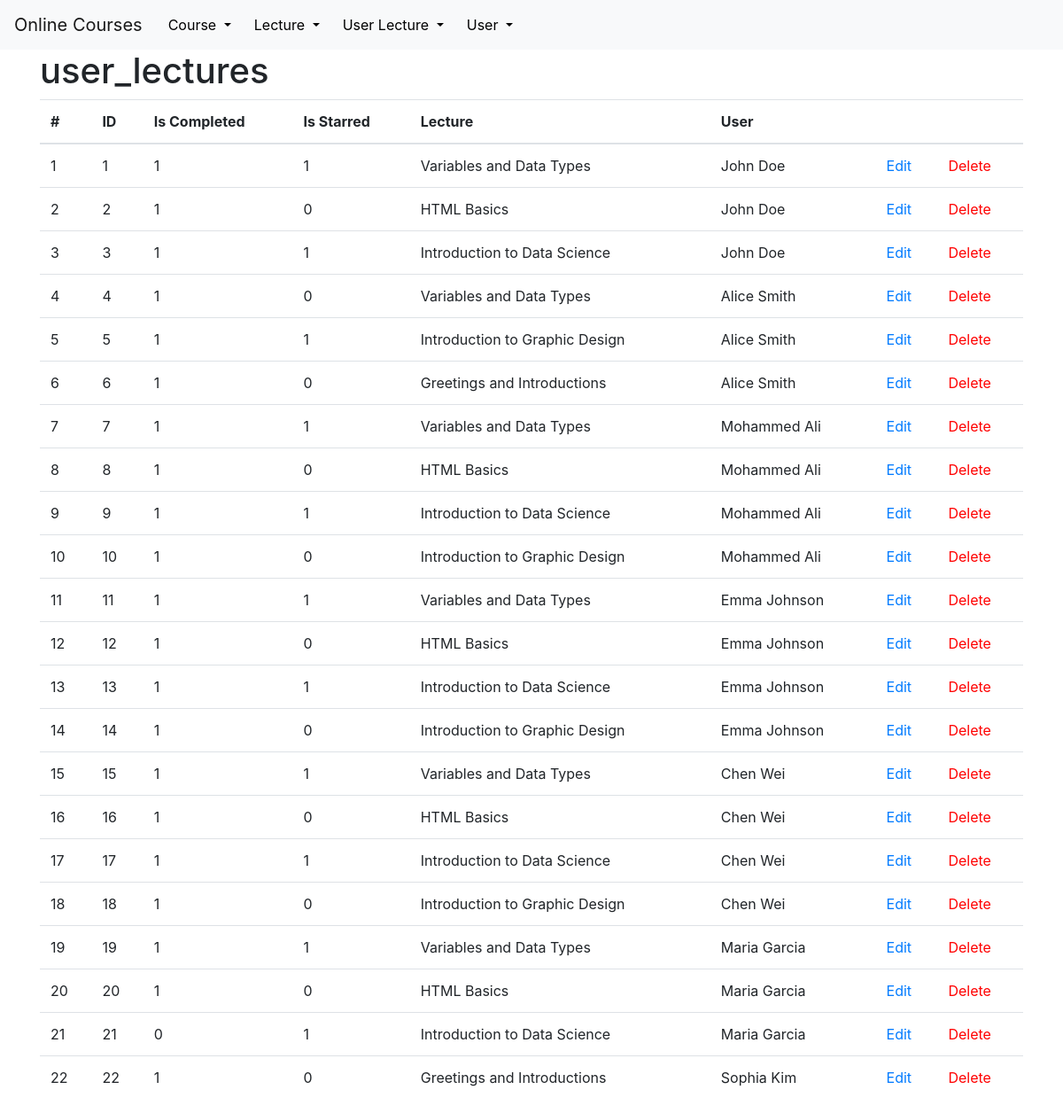
The page /user_lectures on the database its author committed.
### tables this page shows
CREATE TABLE user_lectures (
    id INTEGER PRIMARY KEY AUTOINCREMENT,
    is_completed BOOLEAN NOT NULL,
    is_starred BOOLEAN NOT NULL,
    fk_LECTUREid INTEGER REFERENCES lectures(id),
    fk_USERid INTEGER REFERENCES users(id)
);

CREATE TABLE lectures (
    id INTEGER PRIMARY KEY AUTOINCREMENT,
    title VARCHAR(255) NOT NULL,
    fk_COURSEid INTEGER REFERENCES courses(id)
);

### app.py (the view)
@app.route('/<string:table_name>')
def show(table_name):
    connection = get_db_connection()
    my_class = classAdresses[table_name]
    rows = my_class.select(connection)
    special_attributes = {}
    print(my_class.table_name)
    return render_template('table.html', rows=rows, table_class=my_class,
                           special_attributes=tableFkToDict(my_class.table_name, rows))

### DB_Classes.py (called while the page is built)
    @classmethod
    def select(cls, db_connection, amount=None):
        query = f"SELECT * FROM '{cls.table_name}'"
        if amount is not None:
            query += " LIMIT ?"
            users = db_connection.execute(query, (amount,))
        else:
            users = db_connection.execute(query)
        return users.fetchall()

    @classmethod
    def get(cls, db_connection, id):
        return db_connection.execute(f'SELECT * FROM {cls.table_name} WHERE {cls.id} = ?', (id,)).fetchone()

### app.py (called while the page is built)
def fkToDict(FK, rows, corresponding_attribute, db = 'database.db'):
    res = {}
    res.update({FK: {}})
    connection = get_db_connection(db)
    for row in rows:
        ID = row[str(FK)]
        try:
            (res[FK].update
             ({ID: FK.Class.get(connection, ID)[corresponding_attribute]}))
        except KeyError:
            print("No such attribute")
    return res

def get_db_connection(db = 'database.db'):
    connection = sqlite3.connect(db)
    connection.row_factory = sqlite3.Row
    return connection

@app.template_filter('str')
def toString(value):
    return str(value)

@app.template_filter('table_name')
def getTableName(myClass):
    return myClass.table_name

@app.template_filter('get_attributes')
def getAttributes(myClass):
    return myClass.attributes

@app.template_filter('get_title')
def getTitle(myClass):
    if myClass == User:
        return usersTitle
    elif myClass == Course:
        return coursesTitle
    elif myClass == Lecture:
        return lecturesTitle
    elif myClass == UserLecture:
        return userLecturesTitle

@app.template_filter('get_id')
def getID(myClass):
    return myClass.id

### data_entries.py (called while the page is built)
    def __str__(self):
        return self.name

    def __eq__(self, other):
        return self.name == other.name and self.foreignClass == other.foreignClass

    def __key(self):
        return self.name, self.foreignClass

    def __hash__(self):
        return hash(self.__key())

    @property
    def Class(self):
        return self.foreignClass

    def __str__(self):
        return self.name.lower()

### templates/table.html
{% extends 'base.html' %}
{% block content %}
    <h1>{% block title %} {{ table_class | table_name }} {% endblock %}</h1>
    {% set id = table_class | get_id %}
    <table class="table">
      <thead>
        <tr>
          <th scope="col">#</th>
          {% for attribute in table_class | get_title %}
            <th scope="col">{{ attribute }}</th>
          {% endfor %}
            <th scope="col"></th>
            <th scope="col"></th>
        </tr>
      </thead>
      <tbody>
      {% for row in rows %}
        <tr>
            <td>{{ loop.index }}</td>
            <td>{{ row[id] }}</td>
            {% for attribute in table_class | get_attributes %}
                {% if special_attributes[attribute] is defined %}
                    <td>{{special_attributes[attribute][row[attribute | str]] | str}}</td>
                {% else %}
                    <td>{{ row[attribute | str] }}</td>
                {% endif %}
            {% endfor %}
            <td><a href="{{ url_for('edit', table_name = table_class | table_name, element_id=row['id']) }}">Edit</a></td>
            <td><a href="{{ url_for('delete', table_name = table_class | table_name, element_id=row['id']) }}" class="delete-link">Delete</a></td>
          </tr>
      {% endfor %}
      </tbody>
    </table>
{% endblock %}

### static/css/style.css (style rules this page uses)
.delete-link { color: red; }

### rows shown on the page
user_lectures: id "1", is_completed "1" "1", fk_LECTUREid.title "Variables and Data Types" "John Doe"
user_lectures: id "2", is_completed "1" "0", fk_LECTUREid.title "HTML Basics" "John Doe"
user_lectures: id "3", is_completed "1" "1", fk_LECTUREid.title "Introduction to Data Science" "John Doe"
user_lectures: id "4", is_completed "1" "0", fk_LECTUREid.title "Variables and Data Types" "Alice Smith"
user_lectures: id "5", is_completed "1" "1", fk_LECTUREid.title "Introduction to Graphic Design" "Alice Smith"
user_lectures: id "6", is_completed "1" "0", fk_LECTUREid.title "Greetings and Introductions" "Alice Smith"
user_lectures: id "7", is_completed "1" "1", fk_LECTUREid.title "Variables and Data Types" "Mohammed Ali"
user_lectures: id "8", is_completed "1" "0", fk_LECTUREid.title "HTML Basics" "Mohammed Ali"
user_lectures: id "9", is_completed "1" "1", fk_LECTUREid.title "Introduction to Data Science" "Mohammed Ali"
user_lectures: id "10", is_completed "1" "0", fk_LECTUREid.title "Introduction to Graphic Design" "Mohammed Ali"
user_lectures: id "11", is_completed "1" "1", fk_LECTUREid.title "Variables and Data Types" "Emma Johnson"
user_lectures: id "12", is_completed "1" "0", fk_LECTUREid.title "HTML Basics" "Emma Johnson"
user_lectures: id "13", is_completed "1" "1", fk_LECTUREid.title "Introduction to Data Science" "Emma Johnson"
user_lectures: id "14", is_completed "1" "0", fk_LECTUREid.title "Introduction to Graphic Design" "Emma Johnson"
user_lectures: id "15", is_completed "1" "1", fk_LECTUREid.title "Variables and Data Types" "Chen Wei"
user_lectures: id "16", is_completed "1" "0", fk_LECTUREid.title "HTML Basics" "Chen Wei"
user_lectures: id "17", is_completed "1" "1", fk_LECTUREid.title "Introduction to Data Science" "Chen Wei"
user_lectures: id "18", is_completed "1" "0", fk_LECTUREid.title "Introduction to Graphic Design" "Chen Wei"
user_lectures: id "19", is_completed "1" "1", fk_LECTUREid.title "Variables and Data Types" "Maria Garcia"
user_lectures: id "20", is_completed "1" "0", fk_LECTUREid.title "HTML Basics" "Maria Garcia"
user_lectures: id "21", is_completed "0" "1", fk_LECTUREid.title "Introduction to Data Science" "Maria Garcia"
user_lectures: id "22", is_completed "1" "0", fk_LECTUREid.title "Greetings and Introductions" "Sophia Kim"

### other values the page prints
{{ table_class | table_name }} "user_lectures"
{{ attribute }} "ID" "Is Completed" "Is Starred" "Lecture" "User"
